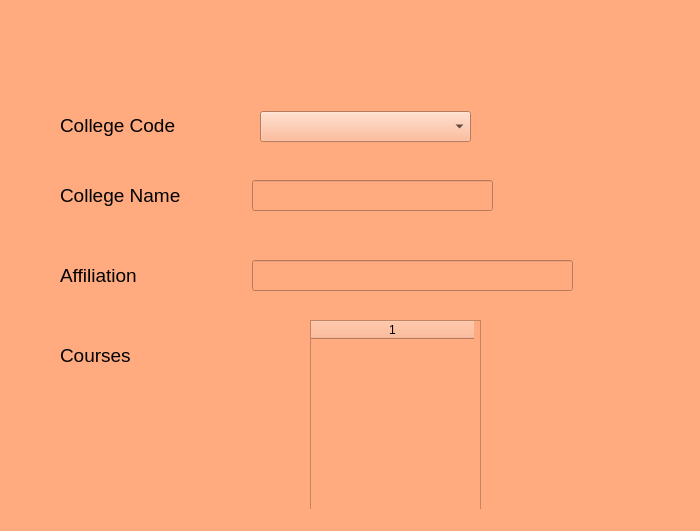
<?xml version="1.0" encoding="UTF-8"?>
<ui version="4.0">
 <class>admin_collegedetail</class>
 <widget class="QMainWindow" name="admin_collegedetail">
  <property name="geometry">
   <rect>
    <x>0</x>
    <y>0</y>
    <width>700</width>
    <height>531</height>
   </rect>
  </property>
  <property name="maximumSize">
   <size>
    <width>700</width>
    <height>700</height>
   </size>
  </property>
  <property name="windowTitle">
   <string>Basic College Detail</string>
  </property>
  <property name="styleSheet">
   <string notr="true">background-color: rgb(255, 170, 127);</string>
  </property>
  <widget class="QWidget" name="centralwidget">
   <widget class="QLabel" name="label">
    <property name="geometry">
     <rect>
      <x>60</x>
      <y>110</y>
      <width>171</width>
      <height>31</height>
     </rect>
    </property>
    <property name="font">
     <font>
      <family>MS Shell Dlg 2</family>
      <pointsize>14</pointsize>
      <weight>50</weight>
      <italic>false</italic>
      <bold>false</bold>
     </font>
    </property>
    <property name="styleSheet">
     <string notr="true">font: 14pt &quot;MS Shell Dlg 2&quot;;</string>
    </property>
    <property name="text">
     <string>College Code</string>
    </property>
   </widget>
   <widget class="QLabel" name="label_2">
    <property name="geometry">
     <rect>
      <x>60</x>
      <y>180</y>
      <width>141</width>
      <height>31</height>
     </rect>
    </property>
    <property name="font">
     <font>
      <family>MS Shell Dlg 2</family>
      <pointsize>14</pointsize>
      <weight>50</weight>
      <italic>false</italic>
      <bold>false</bold>
     </font>
    </property>
    <property name="styleSheet">
     <string notr="true">font: 14pt &quot;MS Shell Dlg 2&quot;;
</string>
    </property>
    <property name="text">
     <string>College Name</string>
    </property>
   </widget>
   <widget class="QLabel" name="label_3">
    <property name="geometry">
     <rect>
      <x>60</x>
      <y>260</y>
      <width>141</width>
      <height>31</height>
     </rect>
    </property>
    <property name="font">
     <font>
      <family>MS Shell Dlg 2</family>
      <pointsize>14</pointsize>
      <weight>50</weight>
      <italic>false</italic>
      <bold>false</bold>
     </font>
    </property>
    <property name="styleSheet">
     <string notr="true">font: 14pt &quot;MS Shell Dlg 2&quot;;</string>
    </property>
    <property name="text">
     <string>Affiliation</string>
    </property>
   </widget>
   <widget class="QLabel" name="label_4">
    <property name="geometry">
     <rect>
      <x>60</x>
      <y>340</y>
      <width>121</width>
      <height>31</height>
     </rect>
    </property>
    <property name="font">
     <font>
      <family>MS Shell Dlg 2</family>
      <pointsize>14</pointsize>
      <weight>50</weight>
      <italic>false</italic>
      <bold>false</bold>
     </font>
    </property>
    <property name="styleSheet">
     <string notr="true">font: 14pt &quot;MS Shell Dlg 2&quot;;</string>
    </property>
    <property name="text">
     <string>Courses</string>
    </property>
   </widget>
   <widget class="QTableWidget" name="tblbranch">
    <property name="geometry">
     <rect>
      <x>310</x>
      <y>320</y>
      <width>171</width>
      <height>192</height>
     </rect>
    </property>
    <property name="columnCount">
     <number>1</number>
    </property>
    <attribute name="horizontalHeaderDefaultSectionSize">
     <number>163</number>
    </attribute>
    <column/>
   </widget>
   <widget class="QLineEdit" name="txtcollegename">
    <property name="geometry">
     <rect>
      <x>252</x>
      <y>180</y>
      <width>241</width>
      <height>31</height>
     </rect>
    </property>
    <property name="styleSheet">
     <string notr="true">font: 14pt &quot;MS Shell Dlg 2&quot;;</string>
    </property>
   </widget>
   <widget class="QLineEdit" name="txtaffiliation">
    <property name="geometry">
     <rect>
      <x>252</x>
      <y>260</y>
      <width>321</width>
      <height>31</height>
     </rect>
    </property>
    <property name="styleSheet">
     <string notr="true">font: 14pt &quot;MS Shell Dlg 2&quot;;</string>
    </property>
   </widget>
   <widget class="QComboBox" name="cmbcode">
    <property name="geometry">
     <rect>
      <x>260</x>
      <y>111</y>
      <width>211</width>
      <height>31</height>
     </rect>
    </property>
    <property name="styleSheet">
     <string notr="true">font: 14pt &quot;MS Shell Dlg 2&quot;;</string>
    </property>
   </widget>
  </widget>
  <widget class="QStatusBar" name="statusbar"/>
 </widget>
 <resources/>
 <connections/>
</ui>
